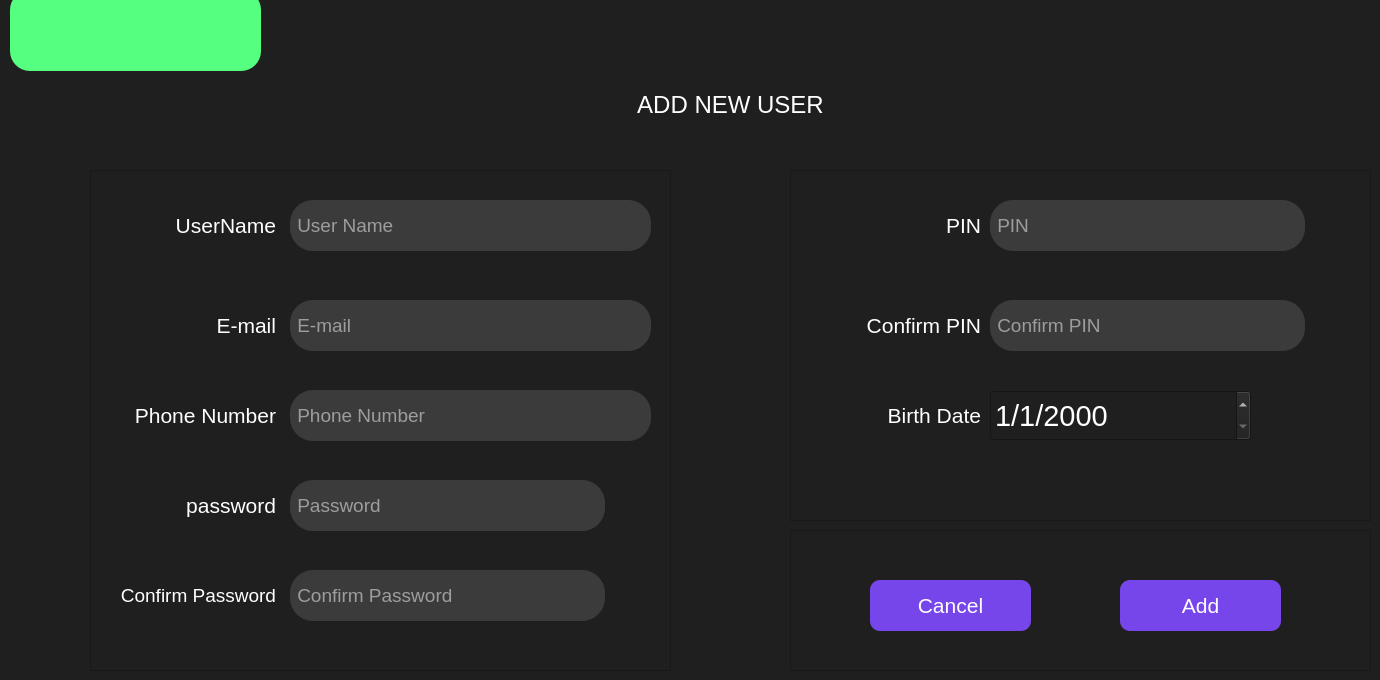
    <widget class="QWidget" name="page_2">
     <property name="styleSheet">
      <string notr="true">background-color: rgb(31, 31, 31);</string>
     </property>
     <widget class="QFrame" name="frame_4">
      <property name="geometry">
       <rect>
        <x>90</x>
        <y>170</y>
        <width>581</width>
        <height>501</height>
       </rect>
      </property>
      <property name="autoFillBackground">
       <bool>false</bool>
      </property>
      <property name="styleSheet">
       <string notr="true"/>
      </property>
      <property name="frameShape">
       <enum>QFrame::StyledPanel</enum>
      </property>
      <property name="frameShadow">
       <enum>QFrame::Raised</enum>
      </property>
      <widget class="QLineEdit" name="lineEdit_UserName_5">
       <property name="geometry">
        <rect>
         <x>200</x>
         <y>30</y>
         <width>361</width>
         <height>51</height>
        </rect>
       </property>
       <property name="font">
        <font>
         <family>Segoe UI</family>
         <pointsize>14</pointsize>
         <bold>false</bold>
        </font>
       </property>
       <property name="styleSheet">
        <string notr="true">QLineEdit{
	border-color: rgb(255, 85, 255);
	background-color: rgb(59, 59, 59);
	border-radius:20px;
	border-radius:23px;
	color: rgb(255, 255, 255);
}</string>
       </property>
       <property name="inputMask">
        <string/>
       </property>
       <property name="placeholderText">
        <string> User Name</string>
       </property>
      </widget>
      <widget class="QLineEdit" name="lineEdit_Email_5">
       <property name="geometry">
        <rect>
         <x>200</x>
         <y>130</y>
         <width>361</width>
         <height>51</height>
        </rect>
       </property>
       <property name="font">
        <font>
         <family>Segoe UI</family>
         <pointsize>14</pointsize>
         <bold>false</bold>
        </font>
       </property>
       <property name="styleSheet">
        <string notr="true">QLineEdit{
	border-color: rgb(255, 85, 255);
	background-color: rgb(59, 59, 59);
	border-radius:50px;
	border-radius:23px;
	color: rgb(255, 255, 255);
}</string>
       </property>
       <property name="placeholderText">
        <string> E-mail</string>
       </property>
      </widget>
      <widget class="QLineEdit" name="lineEdit_Phone_5">
       <property name="geometry">
        <rect>
         <x>200</x>
         <y>220</y>
         <width>361</width>
         <height>51</height>
        </rect>
       </property>
       <property name="font">
        <font>
         <family>Segoe UI</family>
         <pointsize>14</pointsize>
         <bold>false</bold>
        </font>
       </property>
       <property name="styleSheet">
        <string notr="true">QLineEdit{
	border-color: rgb(255, 85, 255);
	background-color: rgb(59, 59, 59);
	border-radius:50px;
	border-radius:23px;
	color: rgb(255, 255, 255);
}</string>
       </property>
       <property name="placeholderText">
        <string> Phone Number</string>
       </property>
      </widget>
      <widget class="QLineEdit" name="lineEdit_Password_5">
       <property name="geometry">
        <rect>
         <x>200</x>
         <y>310</y>
         <width>315</width>
         <height>51</height>
        </rect>
       </property>
       <property name="font">
        <font>
         <family>Segoe UI</family>
         <pointsize>14</pointsize>
         <bold>false</bold>
        </font>
       </property>
       <property name="styleSheet">
        <string notr="true">QLineEdit{
	border-color: rgb(255, 85, 255);
	background-color: rgb(59, 59, 59);
	border-radius:50px;
	border-radius:23px;
	color: rgb(255, 255, 255);
}</string>
       </property>
       <property name="echoMode">
        <enum>QLineEdit::Password</enum>
       </property>
       <property name="placeholderText">
        <string> Password</string>
       </property>
       <property name="cursorMoveStyle">
        <enum>Qt::VisualMoveStyle</enum>
       </property>
      </widget>
      <widget class="QLineEdit" name="lineEdit_confirmPass_5">
       <property name="geometry">
        <rect>
         <x>200</x>
         <y>400</y>
         <width>315</width>
         <height>51</height>
        </rect>
       </property>
       <property name="font">
        <font>
         <family>Segoe UI</family>
         <pointsize>14</pointsize>
         <bold>false</bold>
        </font>
       </property>
       <property name="styleSheet">
        <string notr="true">QLineEdit{
	border-color: rgb(255, 85, 255);
	background-color: rgb(59, 59, 59);
	border-radius:50px;
	border-radius:23px;
	color: rgb(255, 255, 255);
}</string>
       </property>
       <property name="echoMode">
        <enum>QLineEdit::Password</enum>
       </property>
       <property name="placeholderText">
        <string> Confirm Password</string>
       </property>
      </widget>
      <widget class="QLabel" name="label_26">
       <property name="geometry">
        <rect>
         <x>5</x>
         <y>30</y>
         <width>181</width>
         <height>51</height>
        </rect>
       </property>
       <property name="font">
        <font>
         <family>Arial</family>
         <pointsize>16</pointsize>
        </font>
       </property>
       <property name="styleSheet">
        <string notr="true">color: rgb(255, 255, 255);</string>
       </property>
       <property name="text">
        <string>&lt;html&gt;&lt;head/&gt;&lt;body&gt;&lt;p align=&quot;right&quot;&gt;UserName&lt;/p&gt;&lt;/body&gt;&lt;/html&gt;</string>
       </property>
      </widget>
      <widget class="QLabel" name="label_27">
       <property name="geometry">
        <rect>
         <x>5</x>
         <y>130</y>
         <width>181</width>
         <height>51</height>
        </rect>
       </property>
       <property name="font">
        <font>
         <pointsize>16</pointsize>
        </font>
       </property>
       <property name="styleSheet">
        <string notr="true">color: rgb(255, 255, 255);</string>
       </property>
       <property name="text">
        <string>&lt;html&gt;&lt;head/&gt;&lt;body&gt;&lt;p align=&quot;right&quot;&gt;E-mail&lt;/p&gt;&lt;/body&gt;&lt;/html&gt;</string>
       </property>
      </widget>
      <widget class="QLabel" name="label_28">
       <property name="geometry">
        <rect>
         <x>5</x>
         <y>220</y>
         <width>181</width>
         <height>51</height>
        </rect>
       </property>
       <property name="font">
        <font>
         <pointsize>16</pointsize>
        </font>
       </property>
       <property name="styleSheet">
        <string notr="true">color: rgb(255, 255, 255);</string>
       </property>
       <property name="text">
        <string>&lt;html&gt;&lt;head/&gt;&lt;body&gt;&lt;p align=&quot;right&quot;&gt;Phone Number&lt;/p&gt;&lt;/body&gt;&lt;/html&gt;</string>
       </property>
      </widget>
      <widget class="QLabel" name="label_29">
       <property name="geometry">
        <rect>
         <x>5</x>
         <y>310</y>
         <width>181</width>
         <height>51</height>
        </rect>
       </property>
       <property name="font">
        <font>
         <pointsize>16</pointsize>
        </font>
       </property>
       <property name="styleSheet">
        <string notr="true">color: rgb(255, 255, 255);</string>
       </property>
       <property name="text">
        <string>&lt;html&gt;&lt;head/&gt;&lt;body&gt;&lt;p align=&quot;right&quot;&gt;password&lt;/p&gt;&lt;/body&gt;&lt;/html&gt;</string>
       </property>
      </widget>
      <widget class="QLabel" name="label_30">
       <property name="geometry">
        <rect>
         <x>5</x>
         <y>400</y>
         <width>181</width>
         <height>51</height>
        </rect>
       </property>
       <property name="font">
        <font>
         <pointsize>14</pointsize>
        </font>
       </property>
       <property name="styleSheet">
        <string notr="true">color: rgb(255, 255, 255);</string>
       </property>
       <property name="text">
        <string>&lt;html&gt;&lt;head/&gt;&lt;body&gt;&lt;p align=&quot;right&quot;&gt;Confirm Password&lt;/p&gt;&lt;/body&gt;&lt;/html&gt;</string>
       </property>
      </widget>
      <widget class="QLabel" name="label_UserNameError_5">
       <property name="geometry">
        <rect>
         <x>215</x>
         <y>85</y>
         <width>301</width>
         <height>31</height>
        </rect>
       </property>
       <property name="styleSheet">
        <string notr="true">color: rgb(255, 0, 0);</string>
       </property>
       <property name="text">
        <string/>
       </property>
      </widget>
      <widget class="QLabel" name="label_PhoneNumberError_5">
       <property name="geometry">
        <rect>
         <x>215</x>
         <y>275</y>
         <width>301</width>
         <height>31</height>
        </rect>
       </property>
       <property name="styleSheet">
        <string notr="true">color: rgb(255, 0, 0);</string>
       </property>
       <property name="text">
        <string/>
       </property>
      </widget>
      <widget class="QLabel" name="label_ConfirmPasswordError_5">
       <property name="geometry">
        <rect>
         <x>215</x>
         <y>460</y>
         <width>301</width>
         <height>31</height>
        </rect>
       </property>
       <property name="styleSheet">
        <string notr="true">color: rgb(255, 0, 0);</string>
       </property>
       <property name="text">
        <string/>
       </property>
      </widget>
      <widget class="QLabel" name="label_PasswordError_5">
       <property name="geometry">
        <rect>
         <x>215</x>
         <y>365</y>
         <width>301</width>
         <height>31</height>
        </rect>
       </property>
       <property name="styleSheet">
        <string notr="true">color: rgb(255, 0, 0);</string>
       </property>
       <property name="text">
        <string/>
       </property>
      </widget>
      <widget class="QPushButton" name="pushButton_163">
       <property name="geometry">
        <rect>
         <x>520</x>
         <y>400</y>
         <width>50</width>
         <height>50</height>
        </rect>
       </property>
       <property name="minimumSize">
        <size>
         <width>50</width>
         <height>50</height>
        </size>
       </property>
       <property name="maximumSize">
        <size>
         <width>50</width>
         <height>50</height>
        </size>
       </property>
       <property name="styleSheet">
        <string notr="true">background-color:rgb(31, 31, 31) ;
border-radius:10;</string>
       </property>
       <property name="text">
        <string/>
       </property>
       <property name="icon">
        <iconset resource="assets.qrc">
         <normaloff>:/new/prefix1/eye-password-show-svgrepo-com (1).png</normaloff>:/new/prefix1/eye-password-show-svgrepo-com (1).png</iconset>
       </property>
       <property name="iconSize">
        <size>
         <width>40</width>
         <height>40</height>
        </size>
       </property>
      </widget>
      <widget class="QPushButton" name="pushButton_164">
       <property name="geometry">
        <rect>
         <x>520</x>
         <y>310</y>
         <width>50</width>
         <height>50</height>
        </rect>
       </property>
       <property name="minimumSize">
        <size>
         <width>50</width>
         <height>50</height>
        </size>
       </property>
       <property name="maximumSize">
        <size>
         <width>50</width>
         <height>50</height>
        </size>
       </property>
       <property name="styleSheet">
        <string notr="true">background-color:rgb(31, 31, 31) ;
border-radius:10;</string>
       </property>
       <property name="text">
        <string/>
       </property>
       <property name="icon">
        <iconset resource="assets.qrc">
         <normaloff>:/new/prefix1/eye-password-show-svgrepo-com (1).png</normaloff>:/new/prefix1/eye-password-show-svgrepo-com (1).png</iconset>
       </property>
       <property name="iconSize">
        <size>
         <width>40</width>
         <height>40</height>
        </size>
       </property>
      </widget>
     </widget>
     <widget class="QFrame" name="frame_5">
      <property name="geometry">
       <rect>
        <x>790</x>
        <y>170</y>
        <width>581</width>
        <height>351</height>
       </rect>
      </property>
      <property name="frameShape">
       <enum>QFrame::StyledPanel</enum>
      </property>
      <property name="frameShadow">
       <enum>QFrame::Raised</enum>
      </property>
      <widget class="QLineEdit" name="lineEdit_Pin_2">
       <property name="geometry">
        <rect>
         <x>200</x>
         <y>30</y>
         <width>315</width>
         <height>51</height>
        </rect>
       </property>
       <property name="font">
        <font>
         <family>Segoe UI</family>
         <pointsize>14</pointsize>
         <bold>false</bold>
        </font>
       </property>
       <property name="styleSheet">
        <string notr="true">QLineEdit{
	border-color: rgb(255, 85, 255);
	background-color: rgb(59, 59, 59);
	border-radius:50px;
	border-radius:23px;
	color: rgb(255, 255, 255);
}</string>
       </property>
       <property name="placeholderText">
        <string> PIN</string>
       </property>
      </widget>
      <widget class="QLineEdit" name="lineEdit_ConfirmPin_2">
       <property name="geometry">
        <rect>
         <x>200</x>
         <y>130</y>
         <width>315</width>
         <height>51</height>
        </rect>
       </property>
       <property name="font">
        <font>
         <family>Segoe UI</family>
         <pointsize>14</pointsize>
         <bold>false</bold>
        </font>
       </property>
       <property name="styleSheet">
        <string notr="true">QLineEdit{
	border-color: rgb(255, 85, 255);
	background-color: rgb(59, 59, 59);
	border-radius:50px;
	border-radius:23px;
	color: rgb(255, 255, 255);
}</string>
       </property>
       <property name="placeholderText">
        <string> Confirm PIN</string>
       </property>
      </widget>
      <widget class="QLabel" name="label_31">
       <property name="geometry">
        <rect>
         <x>10</x>
         <y>30</y>
         <width>181</width>
         <height>51</height>
        </rect>
       </property>
       <property name="font">
        <font>
         <pointsize>16</pointsize>
        </font>
       </property>
       <property name="styleSheet">
        <string notr="true">color: rgb(255, 255, 255);</string>
       </property>
       <property name="text">
        <string>&lt;html&gt;&lt;head/&gt;&lt;body&gt;&lt;p align=&quot;right&quot;&gt;PIN&lt;/p&gt;&lt;/body&gt;&lt;/html&gt;</string>
       </property>
      </widget>
      <widget class="QLabel" name="label_32">
       <property name="geometry">
        <rect>
         <x>10</x>
         <y>130</y>
         <width>181</width>
         <height>51</height>
        </rect>
       </property>
       <property name="font">
        <font>
         <pointsize>16</pointsize>
        </font>
       </property>
       <property name="styleSheet">
        <string notr="true">color: rgb(255, 255, 255);</string>
       </property>
       <property name="text">
        <string>&lt;html&gt;&lt;head/&gt;&lt;body&gt;&lt;p align=&quot;right&quot;&gt;Confirm PIN&lt;/p&gt;&lt;/body&gt;&lt;/html&gt;</string>
       </property>
      </widget>
      <widget class="QLabel" name="label_33">
       <property name="geometry">
        <rect>
         <x>10</x>
         <y>220</y>
         <width>181</width>
         <height>51</height>
        </rect>
       </property>
       <property name="font">
        <font>
         <pointsize>16</pointsize>
        </font>
       </property>
       <property name="styleSheet">
        <string notr="true">color: rgb(255, 255, 255);</string>
       </property>
       <property name="text">
        <string>&lt;html&gt;&lt;head/&gt;&lt;body&gt;&lt;p align=&quot;right&quot;&gt;Birth Date&lt;/p&gt;&lt;/body&gt;&lt;/html&gt;</string>
       </property>
      </widget>
      <widget class="QLabel" name="label_ConfirmPinError_2">
       <property name="geometry">
        <rect>
         <x>215</x>
         <y>185</y>
         <width>301</width>
         <height>31</height>
        </rect>
       </property>
       <property name="styleSheet">
        <string notr="true">color: rgb(255, 0, 0);</string>
       </property>
       <property name="text">
        <string/>
       </property>
      </widget>
      <widget class="QLabel" name="label_DateError_2">
       <property name="geometry">
        <rect>
         <x>215</x>
         <y>275</y>
         <width>301</width>
         <height>31</height>
        </rect>
       </property>
       <property name="styleSheet">
        <string notr="true">color: rgb(255, 0, 0);</string>
       </property>
       <property name="text">
        <string/>
       </property>
      </widget>
      <widget class="QDateEdit" name="dateEdit_2">
       <property name="geometry">
        <rect>
         <x>200</x>
         <y>220</y>
         <width>261</width>
         <height>51</height>
        </rect>
       </property>
       <property name="font">
        <font>
         <pointsize>22</pointsize>
         <bold>false</bold>
        </font>
       </property>
       <property name="styleSheet">
        <string notr="true">background-color:rgb(31, 31, 31);
color:rgb(255, 255, 255);</string>
       </property>
       <property name="maximumDateTime">
        <datetime>
         <hour>23</hour>
         <minute>59</minute>
         <second>59</second>
         <year>2010</year>
         <month>12</month>
         <day>31</day>
        </datetime>
       </property>
       <property name="minimumDateTime">
        <datetime>
         <hour>0</hour>
         <minute>0</minute>
         <second>0</second>
         <year>1899</year>
         <month>11</month>
         <day>24</day>
        </datetime>
       </property>
       <property name="displayFormat">
        <string>d/M/yyyy</string>
       </property>
      </widget>
      <widget class="QLabel" name="label_PinError_2">
       <property name="geometry">
        <rect>
         <x>215</x>
         <y>85</y>
         <width>301</width>
         <height>31</height>
        </rect>
       </property>
       <property name="styleSheet">
        <string notr="true">color: rgb(255, 0, 0);</string>
       </property>
       <property name="text">
        <string/>
       </property>
      </widget>
      <widget class="QPushButton" name="pushButton_165">
       <property name="geometry">
        <rect>
         <x>520</x>
         <y>130</y>
         <width>50</width>
         <height>50</height>
        </rect>
       </property>
       <property name="minimumSize">
        <size>
         <width>50</width>
         <height>50</height>
        </size>
       </property>
       <property name="maximumSize">
        <size>
         <width>50</width>
         <height>50</height>
        </size>
       </property>
       <property name="styleSheet">
        <string notr="true">background-color:rgb(31, 31, 31) ;
border-radius:10;</string>
       </property>
       <property name="text">
        <string/>
       </property>
       <property name="icon">
        <iconset resource="assets.qrc">
         <normaloff>:/new/prefix1/eye-password-show-svgrepo-com (1).png</normaloff>:/new/prefix1/eye-password-show-svgrepo-com (1).png</iconset>
       </property>
       <property name="iconSize">
        <size>
         <width>40</width>
         <height>40</height>
        </size>
       </property>
      </widget>
      <widget class="QPushButton" name="pushButton_166">
       <property name="geometry">
        <rect>
         <x>520</x>
         <y>30</y>
         <width>50</width>
         <height>50</height>
        </rect>
       </property>
       <property name="minimumSize">
        <size>
         <width>50</width>
         <height>50</height>
        </size>
       </property>
       <property name="maximumSize">
        <size>
         <width>50</width>
         <height>50</height>
        </size>
       </property>
       <property name="styleSheet">
        <string notr="true">background-color:rgb(31, 31, 31) ;
border-radius:10;</string>
       </property>
       <property name="text">
        <string/>
       </property>
       <property name="icon">
        <iconset resource="assets.qrc">
         <normaloff>:/new/prefix1/eye-password-show-svgrepo-com (1).png</normaloff>:/new/prefix1/eye-password-show-svgrepo-com (1).png</iconset>
       </property>
       <property name="iconSize">
        <size>
         <width>40</width>
         <height>40</height>
        </size>
       </property>
      </widget>
     </widget>
     <widget class="QFrame" name="frame_6">
      <property name="geometry">
       <rect>
        <x>790</x>
        <y>530</y>
        <width>581</width>
        <height>141</height>
       </rect>
      </property>
      <property name="frameShape">
       <enum>QFrame::StyledPanel</enum>
      </property>
      <property name="frameShadow">
       <enum>QFrame::Raised</enum>
      </property>
      <widget class="QPushButton" name="pushButton_SignUP_2">
       <property name="geometry">
        <rect>
         <x>330</x>
         <y>50</y>
         <width>161</width>
         <height>51</height>
        </rect>
       </property>
       <property name="font">
        <font>
         <pointsize>16</pointsize>
        </font>
       </property>
       <property name="styleSheet">
        <string notr="true">QPushButton:hover{
	background-color:rgb(100, 60, 200);
}
QPushButton{
background-color:rgb(119, 70, 234);
border-radius:10px;
color:rgb(255, 255, 255);
}</string>
       </property>
       <property name="text">
        <string>Add</string>
       </property>
      </widget>
      <widget class="QLabel" name="label_EmptyDataError_2">
       <property name="geometry">
        <rect>
         <x>140</x>
         <y>10</y>
         <width>301</width>
         <height>31</height>
        </rect>
       </property>
       <property name="styleSheet">
        <string notr="true">color: rgb(255, 0, 0);</string>
       </property>
       <property name="text">
        <string/>
       </property>
      </widget>
      <widget class="QPushButton" name="pushButton_SignUP_3">
       <property name="geometry">
        <rect>
         <x>80</x>
         <y>50</y>
         <width>161</width>
         <height>51</height>
        </rect>
       </property>
       <property name="font">
        <font>
         <pointsize>16</pointsize>
        </font>
       </property>
       <property name="styleSheet">
        <string notr="true">QPushButton:hover{
	background-color:rgb(100, 60, 200);
}
QPushButton{
background-color:rgb(119, 70, 234);
border-radius:10px;
color:rgb(255, 255, 255);
}</string>
       </property>
       <property name="text">
        <string>Cancel</string>
       </property>
      </widget>
     </widget>
     <widget class="QLabel" name="label_34">
      <property name="geometry">
       <rect>
        <x>590</x>
        <y>80</y>
        <width>281</width>
        <height>51</height>
       </rect>
      </property>
      <property name="font">
       <font>
        <family>Segoe UI</family>
        <pointsize>18</pointsize>
        <bold>false</bold>
       </font>
      </property>
      <property name="styleSheet">
       <string notr="true">color: rgb(255, 255, 255);</string>
      </property>
      <property name="text">
       <string>&lt;html&gt;&lt;head/&gt;&lt;body&gt;&lt;p align=&quot;center&quot;&gt;ADD NEW USER&lt;/p&gt;&lt;/body&gt;&lt;/html&gt;</string>
      </property>
     </widget>
     <widget class="QLabel" name="label_35">
      <property name="geometry">
       <rect>
        <x>10</x>
        <y>-10</y>
        <width>251</width>
        <height>81</height>
       </rect>
      </property>
      <property name="styleSheet">
       <string notr="true">border-radius:20px;
background-color: rgb(85, 255, 127);
background-image: url(:/new/prefix1/firstPage.png);
</string>
      </property>
      <property name="text">
       <string/>
      </property>
      <property name="pixmap">
       <pixmap resource="assets.qrc">:/new/prefix1/firstPage.png</pixmap>
      </property>
      <property name="scaledContents">
       <bool>true</bool>
      </property>
     </widget>
    </widget>
